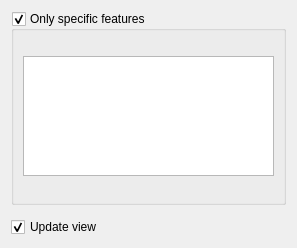
<?xml version="1.0" encoding="UTF-8"?>
<ui version="4.0">
 <class>PartDesignGui::TaskTransformedParameters</class>
 <widget class="QWidget" name="PartDesignGui::TaskTransformedParameters">
  <property name="geometry">
   <rect>
    <x>0</x>
    <y>0</y>
    <width>297</width>
    <height>248</height>
   </rect>
  </property>
  <property name="windowTitle">
   <string notr="true">Form</string>
  </property>
  <layout class="QVBoxLayout" name="verticalLayout">
   <item>
    <widget class="QGroupBox" name="groupFeatureList">
     <property name="title">
      <string>Only specific features</string>
     </property>
     <property name="checkable">
      <bool>true</bool>
     </property>
     <layout class="QVBoxLayout" name="verticalLayout_2">
      <item>
       <widget class="QListWidget" name="listWidgetFeatures">
        <property name="maximumSize">
         <size>
          <width>16777215</width>
          <height>120</height>
         </size>
        </property>
        <property name="toolTip">
         <string>Select features to be transformed</string>
        </property>
       </widget>
      </item>
     </layout>
    </widget>
   </item>
   <item>
    <widget class="QWidget" name="featureUI" native="true"/>
   </item>
   <item>
    <widget class="QCheckBox" name="checkBoxUpdateView">
     <property name="text">
      <string>Update view</string>
     </property>
     <property name="checked">
      <bool>true</bool>
     </property>
    </widget>
   </item>
  </layout>
 </widget>
 <tabstops>
  <tabstop>radioTransformBody</tabstop>
  <tabstop>radioTransformToolShapes</tabstop>
  <tabstop>buttonAddFeature</tabstop>
  <tabstop>buttonRemoveFeature</tabstop>
  <tabstop>listWidgetFeatures</tabstop>
  <tabstop>checkBoxUpdateView</tabstop>
 </tabstops>
 <resources/>
 <connections/>
 <buttongroups>
  <buttongroup name="buttonGroupMode"/>
 </buttongroups>
</ui>
